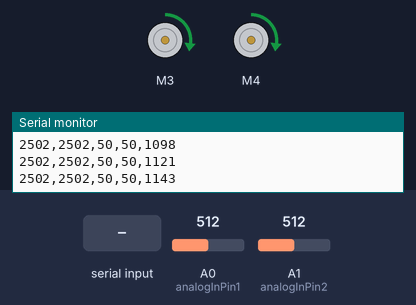
Simulated run of this sketch. Board: Arduino Uno, built with avr-gcc and run on an emulated ATmega328P. Shown: 2 × DC motor (green arrow = forward, orange = backward, longer = faster), the last lines printed to the serial monitor. Inputs (shaded band) come from the test bench; at power-on: A0 (analogInPin1) = 512, A1 (analogInPin2) = 512.

Above: at 1.2 s.
1.3 s: A0 (analogInPin1) set to 716
At 2.5 s:
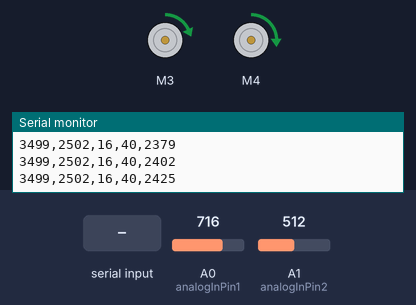
2.8 s: "B" received over Serial
At 4.2 s:
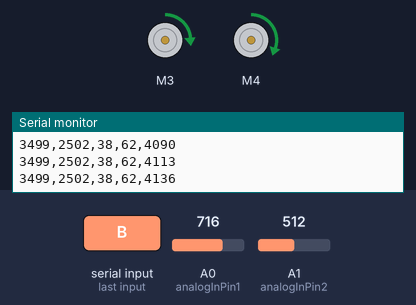
5.3 s: "S" received over Serial
At 6.8 s:
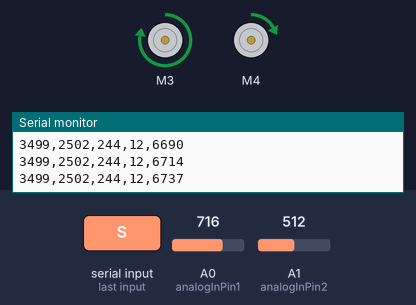
7.8 s: A1 (analogInPin2) set to 704
At 9.0 s:
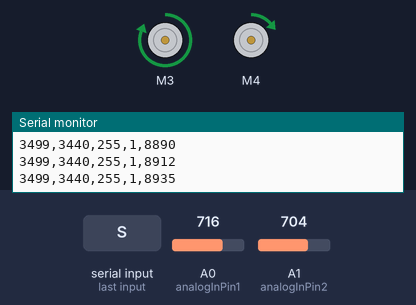
9.3 s: A1 (analogInPin2) set to 724
At 9.8 s:
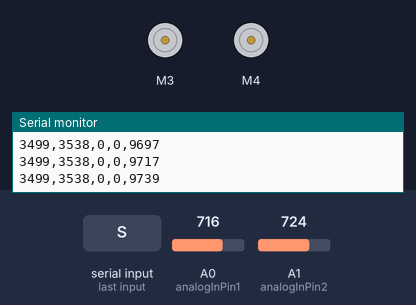
10.8 s: A0 (analogInPin1) set to 697
At 12.0 s:
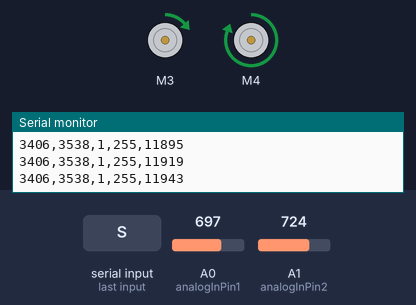
Timing chart, 0 to 13.3 s (numbered marks = the images above; inputs shaded):
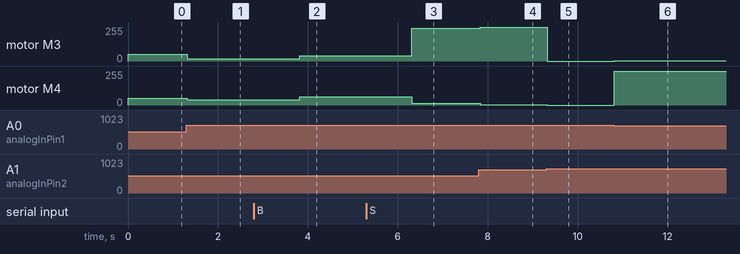

Measured:
- the behaviour switches between 715 and 716 on A1 (analogInPin2) (found by bisection; images 4 and 5)
- the behaviour switches between 710 and 709 on A0 (analogInPin1) (found by bisection; images 5 and 6)
- after the input at 1.3 s, motor M3: forward 50/255 → forward 16/255 at once; motor M4: forward 50/255 → forward 40/255 at once
- after the input at 2.8 s, motor M3: forward 16/255 → forward 38/255 after 1.0 s; motor M4: forward 40/255 → forward 62/255 after 1.0 s
- after the input at 5.3 s, motor M3: forward 38/255 → forward 244/255 after 1.0 s; motor M4: forward 62/255 → forward 12/255 after 1.0 s
- after the input at 7.8 s, motor M3: forward 244/255 → forward 255/255 at once; motor M4: forward 12/255 → forward 1/255 at once
- after the input at 9.3 s, motor M3: forward 255/255 → stopped at once; motor M4: forward 1/255 → stopped at once
- after the input at 10.8 s, motor M3: stopped → forward 1/255 at once; motor M4: stopped → forward 255/255 at once

The sketch:

Sense.ino
```cpp
#include <Wire.h>
#include <Adafruit_MotorShield.h>
#include "utility/Adafruit_PWMServoDriver.h"

Adafruit_MotorShield AFMS = Adafruit_MotorShield();
Adafruit_DCMotor *myMotorL = AFMS.getMotor(3);
Adafruit_DCMotor *myMotorR = AFMS.getMotor(4);

int baseSpeed;
int correction;
int breakValue;

byte motorSpeedL;
byte motorSpeedR;

int threshold = 2700;
int overLine = 3800;

int sensorValueL;
int sensorValueR;

// variable to store the current time
long currTime;
byte sleepTime = 0; // ms

// These constants won't change.  They're used to give names
// to the pins used:
const int analogInPin1 = A0;  // Analog input pin that the potentiometer is attached to
const int analogInPin2 = A1;  // Analog input pin that the

void setup() {
  // initialize serial communications at 9600 bps:
  Serial.begin(9600);
  AFMS.begin();
  // initial values
  baseSpeed = 50;
  correction =16;
  breakValue = 30;
  motorSpeedL = baseSpeed;
  motorSpeedR = baseSpeed;
  myMotorL->setSpeed(motorSpeedL);
  myMotorL->run(FORWARD);
  myMotorR->setSpeed(motorSpeedR);
  myMotorR->run(FORWARD);
}

void update_speeds(int sensorL, int sensorR)
{

  int coercedL = min(max(sensorL, threshold), overLine);
  int coercedR = min(max(sensorR, threshold), overLine);

  int diffRange = overLine - threshold;

  int diff = coercedR - coercedL;
  int speedCorrection = map(diff, -diffRange, diffRange, -correction,
                            correction);

  // If sensorR is greater, the right sensor is over the tape. The left motor
  // must go faster.
  int adjBase = baseSpeed - breakValue * abs(speedCorrection) / correction;

  motorSpeedL = adjBase + speedCorrection;
  motorSpeedR = adjBase - speedCorrection;

}

void readSerial()
{
  currTime = millis();
  int avail = Serial.available();
  if (avail > 0)
  {
    String firstCharacter = String(char(Serial.read()));
    int readInt = Serial.parseInt();

    if (firstCharacter.equalsIgnoreCase("S"))
    {
      baseSpeed = readInt;
    } else if (firstCharacter.equalsIgnoreCase("B"))
    {
      breakValue = readInt;
    } else if (firstCharacter.equalsIgnoreCase("C"))
    {
      correction = readInt;
    }
  }
}

void loop()
{

  readSerial();

  sensorValueL = analogRead(analogInPin1);
  sensorValueR = analogRead(analogInPin2);
  int outputValueL = map(sensorValueL, 0, 1023, 0, 5000);
  int outputValueR = map(sensorValueR, 0, 1023, 0, 5000);
  Serial.print(String(outputValueL) + ",");
  Serial.print(String(outputValueR) + ",");

  update_speeds(outputValueL, outputValueR);
  myMotorL->setSpeed(motorSpeedL);
  myMotorR->setSpeed(motorSpeedR);
  Serial.print(String(motorSpeedL) + ",");
  Serial.print(String(motorSpeedR) + ",");
  Serial.println(millis());
  delay(sleepTime);
}
```
